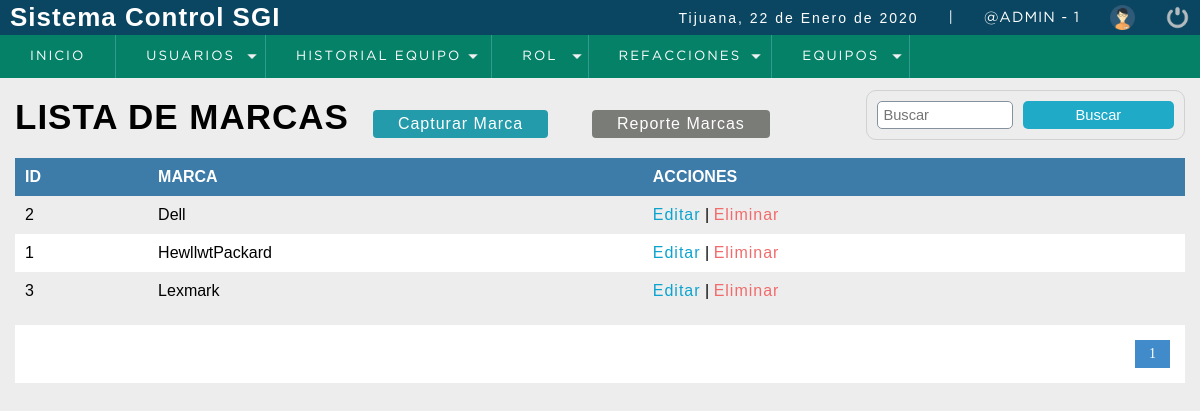
The page /sistema/listar_marca.php (signed in) on the database its author committed.
### tables this page shows
CREATE TABLE t_Marca
(
  id_marca INTEGER UNSIGNED PRIMARY KEY AUTO_INCREMENT,
  descripcion VARCHAR(80) NOT NULL
);

### conexion.php (called while the page is built, shortened)
<?php
  class Conexion
  {
    private static $host = 'localhost';
    private static $user = 'servicios';
    private static $password = 'pcnay2003';
    private static $db_name = 'ordenservicios';
    private static $db_charset = 'uft8';
    public $conexion;
    public $query;
    public $rows = array();
    public function db_open()
    {
      $this->conexion = new mysqli(self::$host,
      self::$user,
      self::$password,
      self::$db_name);
      $this->conexion->set_charset(self::$db_charset);
    }
    public function get_query()
    {
      $result = $this->conexion->query($this->query);
      while ($this->rows[] = $result->fetch_assoc() );
      array_pop($this->rows);
      $datos2 = array();
      if (!empty($this->rows))
      {
        foreach ($this->rows as $nombreCampo => $contenidoCampo)
        {
          array_push($datos2,$contenidoCampo);
        }
      }
      return $datos2;
    }
  }
?>

### sistema/listar_marca.php (the view, shortened to what this page needs)
<?php
  include "../conexion.php"
?>
<!DOCTYPE html>
<html lang="en">
<head>
	<?php include "include/scripts.php"; ?>
</head>
<body>
	<?php include "include/header.php" ?>
	<section id="container">
		<h1>LISTA DE MARCAS</h1>
    <a href="registro_marca.php" class="btn_new">Capturar Marca</a>
    <a href="reporte_marca.php" target="_blank" class="btn_reporte">Reporte Marcas</a>
    <form action="buscar_marca.php" method="get" class="form_search">
      <input type="text" name ="busqueda" id = "busqueda" placeholder = "Buscar" >
      <input type="submit" value="Buscar" class = "btn_search">
    </form>
    <table>
      <tr>
        <th>ID</th>
        <th>MARCA</th>
        <th>ACCIONES</th>
      </tr>
      <?php
        $conectar = new Conexion();
        $conectar->query = "SELECT COUNT(*) AS total_registro FROM t_Marca";
        $datos = $conectar->get_query();
        $total_registro = $datos[0]['total_registro'];
        $por_pagina = 3;
        if (empty ($_GET['pagina']))
        {
          $pagina = 1;
        }
        else
        {
          $pagina = $_GET['pagina'];
        }
        $desde = ($pagina-1)*$por_pagina;
        $total_paginas = ceil($total_registro/$por_pagina);
          $consulta = new Conexion();
          $consulta->query = "SELECT id_marca,descripcion FROM t_Marca ORDER BY descripcion ASC LIMIT $desde,$por_pagina";
          $datos2 = $consulta->get_query();
          for ($n=0;$n<count($datos2);$n++)
          {
       ?>
            <tr>
              <td><?php echo $datos2[$n]['id_marca']; ?></td>
              <td><?php echo $datos2[$n]['descripcion']; ?></td>
              <td>
                <a class="link_edit" href="editar_marca.php?id=<?php echo $datos2[$n]['id_marca']; ?>">Editar</a>
                |
                <a class="link_delete" href="eliminar_marca.php?id=<?php echo $datos2[$n]['id_marca']; ?>">Eliminar</a>
              </td>
            </tr>
      <?php
          }
      ?>
    </table>
    <div class="paginador">
      <ul>
        <?php
          for ($i=1;$i<=$total_paginas;$i++)
          {
            if ($i == $pagina)
            {
              echo '<li class="pageSelected">'.$i.'</li>';
            }
            else
            {
              echo '<li><a href="?pagina='.$i.'">'.$i.'</a></li>';
            }
          }
        ?>
      </ul>
    </div>
	</section>
</body>
</html>

### sistema/css/style.css (style rules this page uses)
* { margin: 0; padding: 0; box-sizing: border-box; }
body { background: #ededed; }
h1, h2, h3, h4, h5, h6 { font-family: 'arial'; font-weight: bold; letter-spacing: 1px; }
h1 { font-size: 26px; }
a { text-decoration: none; font-family: arial; letter-spacing: 1px; }
#container { padding: 90px 15px 15px; }
form { background:#FFF; margin:auto; padding:20px 50px; border:1px solid #d1d1d1; }
input, select { display:block; width:100%; font-size:11pt; padding:5px; border:1px solid #85929e; border-radius:5px; }
#container h1 { font-size:35px; display:inline-block; }
.btn_new { display:inline-block; background:#239baa; color:#FFF; padding:5px 25px; border-radius:4px; margin:20px; }
.btn_reporte { display:inline-block; background:#7a7c78; color:#FFF; padding:5px 25px; border-radius:4px; margin:20px; }
table { border-collapse:collapse; font-size:12pt; font-family:'Arial'; width:100%; }
table th { text-align:left; padding:10px; background:#3d7ba8; color:#FFF; }
table tr:nth-child(odd) { background:#FFF; }
table td { padding:10px; }
.link_edit { color:#0ca4ce; }
.link_delete { color:#f26b6b; }
.paginador ul { padding:15px; list-style:none; background:#fff; margin-top:15px; display: -webkit-flex; display: -moz-flex; display: -ms-flex; display: -o-flex; display: flex; justify-content:flex-end; }
.paginador a, .pageSelected { color:#428bca; border:1px solid #ddd; padding:5px; display:inline-block; font-size:14px; text-align:center; width:35px; }
.pageSelected { color:#FFF; background:#428bca; border:1px solid #428bca; }
.form_search { display: -webkit-flex; display: -moz-flex; display: -ms-flex; display: -o-flex; display: flex; float:right; background:initial; padding:10px; border-radius:10px; }
.form_search .btn_search { background:#1faac8; color:#fff; padding:0 20px; border:0; cursor:pointer; margin-left:10px; }

### rows shown on the page
t_marca: id_marca "2", descripcion "Dell"
t_marca: id_marca "1", descripcion "HewllwtPackard"
t_marca: id_marca "3", descripcion "Lexmark"

### other values the page prints
fechaC() "22 de Enero de 2020"
$_SESSION['usuario'] "@ADMIN"
$_SESSION['id_rol'] "1"
